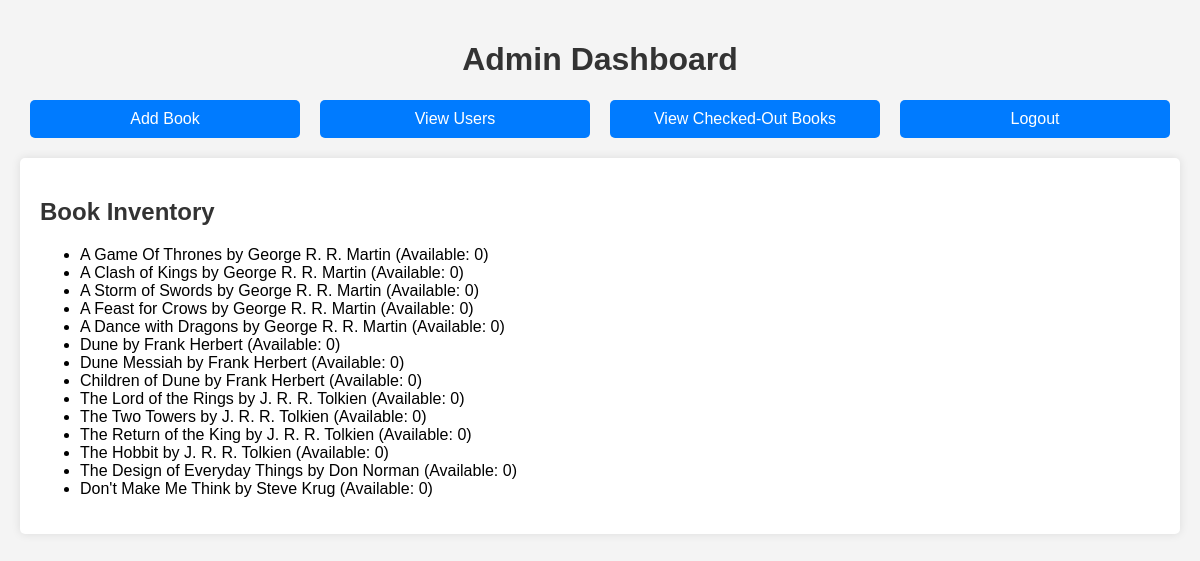
Page /admin_dashboard.php (signed in) on the committed database.
### tables this page shows
CREATE TABLE `books` (
  `id` INT(11) NOT NULL AUTO_INCREMENT,
  `title` VARCHAR(255) NOT NULL,
  `author` VARCHAR(255) NOT NULL,
  `description` varchar(1027),
  `length` int(5),
  `genre` varchar(255),
  `image` varchar(1027),
  `copies_available` INT(11) NOT NULL,
  `checked_out_by` INT(11) DEFAULT NULL,
  PRIMARY KEY (`id`)
);

### admin_dashboard.php (the view, shortened to what this page needs)
<?php
require 'db_connect.php';
$books_query = "SELECT id, title, author, copies_available FROM books";
$books_result = $conn->query($books_query);
?>
<!DOCTYPE html>
<html lang="en">
<head>
    <link rel="stylesheet" href="styles.css">
</head>
<body>
    <h1>Admin Dashboard</h1>
    <div class="button-container">
        <a href="add_book.php" class="button">Add Book</a>
        <a href="view_users.php" class="button">View Users</a>
        <a href="view_checked_out.php" class="button">View Checked-Out Books</a>
        <a href="logout.php" class="button logout">Logout</a>
    </div>
    <div class="form-container">
        <h2>Book Inventory</h2>
        <?php if ($books_result->num_rows > 0): ?>
            <ul>
                <?php while ($row = $books_result->fetch_assoc()): ?>
                    <li><?php echo htmlspecialchars($row['title']) . ' by ' . htmlspecialchars($row['author']) . ' (Available: ' . htmlspecialchars($row['copies_available']) . ')'; ?></li>
                <?php endwhile; ?>
            </ul>
        <?php else: ?>
            <p>No books available.</p>
        <?php endif; ?>
    </div>
</body>
</html>

### styles.css (style rules this page uses)
body { font-family: Arial, sans-serif; background-color: #f4f4f4; margin: 0; padding: 0; }
h1, h2, h3 { color: #333; }
h1 { text-align: center; }
.button { background-color: #007bff; color: white; padding: 10px 20px; border: none; border-radius: 5px; cursor: pointer; text-align: center; text-decoration: none; font-size: 16px; transition: background-color 0.3s; }

### admin_dashboard.php (style rules this page uses)
body { font-family: Arial, sans-serif; margin: 0; padding: 20px; background-color: #f4f4f4; }
h1 { text-align: center; }
.button-container { display: flex; justify-content: space-between; margin-bottom: 20px; }
.button { background-color: #007bff; color: white; padding: 10px 20px; border: none; border-radius: 5px; text-align: center; text-decoration: none; cursor: pointer; flex: 1; margin: 0 10px; }
.form-container { margin: 20px 0; padding: 20px; background-color: white; border-radius: 5px; box-shadow: 0 0 10px rgba(0, 0, 0, 0.1); }

### rows in the picture
books: title "A Game Of Thrones", author "George R. R. Martin", copies_available "0"
books: title "A Clash of Kings", author "George R. R. Martin", copies_available "0"
books: title "A Storm of Swords", author "George R. R. Martin", copies_available "0"
books: title "A Feast for Crows", author "George R. R. Martin", copies_available "0"
books: title "A Dance with Dragons", author "George R. R. Martin", copies_available "0"
books: title "Dune", author "Frank Herbert", copies_available "0"
books: title "Dune Messiah", author "Frank Herbert", copies_available "0"
books: title "Children of Dune", author "Frank Herbert", copies_available "0"
books: title "The Lord of the Rings", author "J. R. R. Tolkien", copies_available "0"
books: title "The Two Towers", author "J. R. R. Tolkien", copies_available "0"
books: title "The Return of the King", author "J. R. R. Tolkien", copies_available "0"
books: title "The Hobbit", author "J. R. R. Tolkien", copies_available "0"
books: title "The Design of Everyday Things", author "Don Norman", copies_available "0"
books: title "Don't Make Me Think", author "Steve Krug", copies_available "0"
